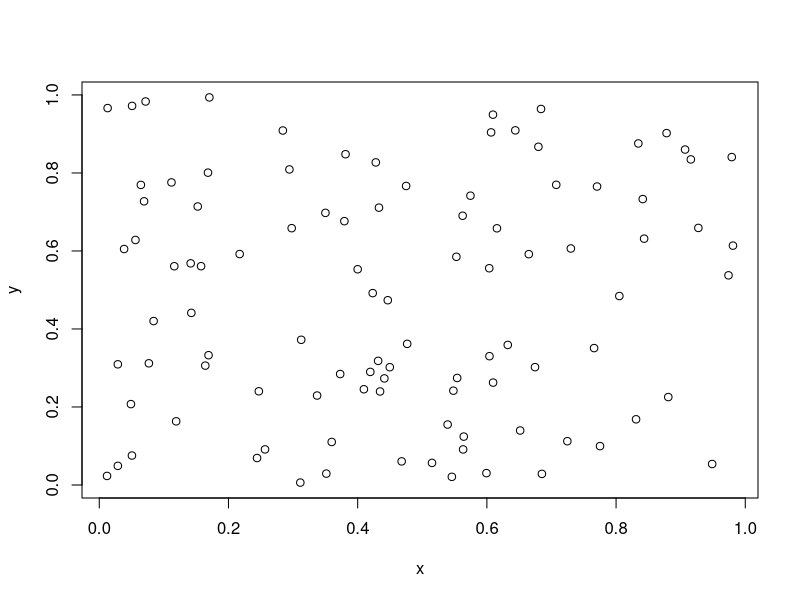

R code for this plot:
## ---- chunk 1
x <- runif(100)
y <- runif(100)
plot(x, y)
